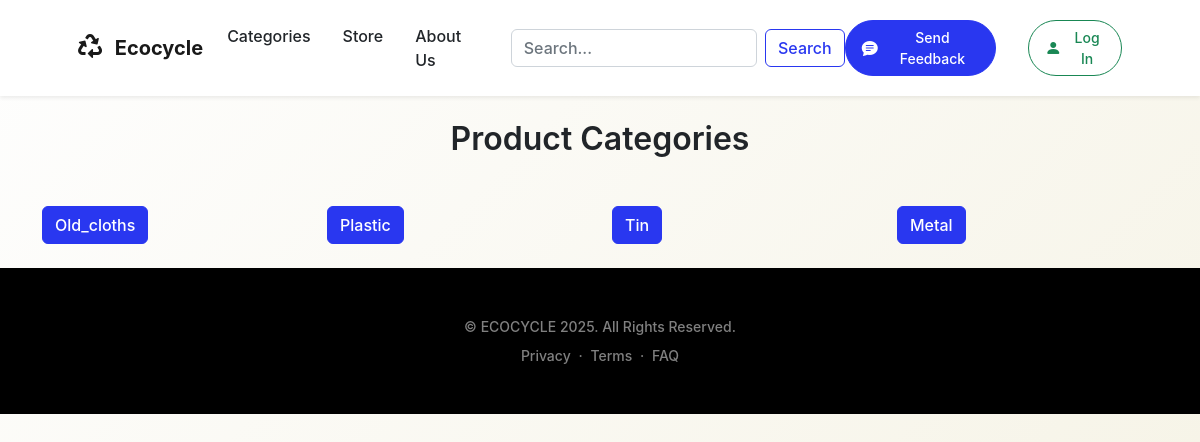
The page /category/ on the database its author committed.
### store/models.py (models this page shows, shortened)
class Product(models.Model):
    CATEGORY_CHOICES = [
        ('plastic', 'Plastic'),
        ('rubber', 'Rubber'),
        ('tin', 'Tin'),
        ('old_cloths', 'Old Cloths'),
        ('metal', 'Metal'),
        ('paper', 'Paper'),
        ('other', 'Other'),
    ]
    name = models.CharField(max_length=255)
    description = models.TextField()
    price = models.DecimalField(max_digits=10, decimal_places=2)
    quantity = models.PositiveIntegerField()
    category = models.CharField(
        max_length=20,
        choices=CATEGORY_CHOICES,
        default='plastic'
    )
    seller = models.ForeignKey(User, on_delete=models.CASCADE)  # Link to the user who posted the product
    created_at = models.DateTimeField(auto_now_add=True)
    telephone = models.CharField(max_length=255, null=True, blank=True)
    whatsapp = models.CharField(max_length=255, null=True, blank=True)
    updated_at = models.DateTimeField(auto_now=True)
    image = models.ImageField(upload_to='product_images/', null=True, blank=True)

### store/views.py (the view)
# urls.py: path('category/', views.product_category, name='product_category'),
def product_category(request):
    category = Product.objects.values_list('category', flat=True).distinct()
    return render(request, 'category.html', {'category': category})

### store/templates/category.html
{% extends 'base.html' %}
{% block content %}
  <br><br><br>
  <div class="container">
    <h2 class="text-center my-5">Product Categories</h2>
    <div class="row">
      {% for cat in category %}
        <div class="col-md-3 mb-4">
          <a href="{% url 'products_by_category' category_name=cat %}" class="btn btn-primary btn-block">
            {{ cat|capfirst }}
          </a>
        </div>
      {% empty %}
        <p>No categories available.</p>
      {% endfor %}
    </div>
  </div>
{% endblock %}

### main/templates/base.html (style rules this page uses)
body { background: linear-gradient(135deg, #fefefe, #f4f1e1, #f7f1e1, #fefefe); background-size: 400% 400%; animation: gradientAnimation 10s ease infinite; }

### rows shown on the page
Product: category "Old_cloths"
Product: cat "Plastic"
Product: cat "Metal"

### other values the page prints
{{ cat|capfirst }} "Tin"
